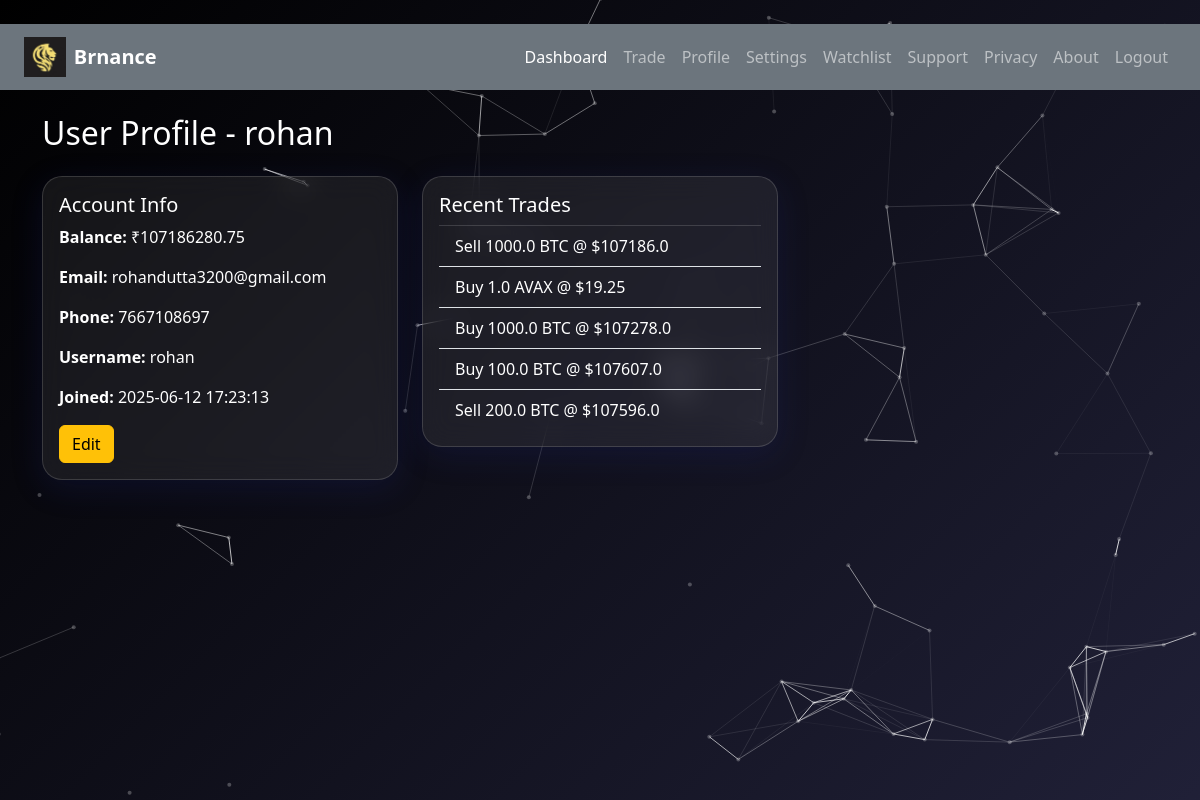
Screenshot of /profile (signed in) with the database file from the repository.
### tables this page shows
CREATE TABLE users (
            id INTEGER PRIMARY KEY AUTOINCREMENT,
            username TEXT UNIQUE,
            email TEXT,
            phone TEXT,
            password TEXT,
            email_verified INTEGER,
            phone_verified INTEGER,
            created_at TEXT DEFAULT CURRENT_TIMESTAMP
        , balance NUMERIC DEFAULT (0));

CREATE TABLE trades (
            id INTEGER PRIMARY KEY AUTOINCREMENT,
            username TEXT,
            action TEXT,
            coin TEXT,
            amount REAL,
            price REAL,
            total REAL
        );

### app.py (the view)
@app.route('/profile')
def profile():
    try:
        if 'user' not in session:
            return redirect(url_for('login'))
        username = session['user']
        with sqlite3.connect("database.db") as conn:
            cursor = conn.cursor()
            user = cursor.execute("SELECT username, email, phone, created_at, balance FROM users WHERE username = ?", (username,)).fetchone()
            trades = cursor.execute("SELECT * FROM trades WHERE username = ? ORDER BY id DESC LIMIT 5", (username,)).fetchall()
        if user:
            user_data = {
                "username": user[0],
                "email": user[1],
                "phone": user[2],
                "created_at": user[3],
                "balance": user[4],
                "recent_trades": trades
            }
            return render_template("profile.html", user=user_data)
        else:
            return render_template('invalid.html')
    except Exception as e:
        print(str(e))
        pass

### templates/profile.html (shortened to what this page needs)
<!DOCTYPE html>
<html lang="en">
<head>
    <link href="https://cdn.jsdelivr.net/npm/bootstrap@5.3.0/dist/css/bootstrap.min.css" rel="stylesheet">
    <link rel="stylesheet" href="{{ url_for('static', filename='style.css') }}">
</head>
<body class="bg-dark text-white">
    <div id="particles-js"></div>
    <nav class="navbar navbar-expand-lg navbar-dark bg-secondary px-4">
        <a class="navbar-brand d-flex align-items-center" href="/dashboard">
            <img src="{{ url_for('static', filename='logo.jpg') }}" alt="Logo" height="40" class="me-2">
            <strong>Brnance</strong>
        </a>
        <div class="collapse navbar-collapse justify-content-end" id="navbarContent">
            <ul class="navbar-nav">
                <li class="nav-item">
                    <a class="nav-link active" href="/dashboard">Dashboard</a>
                </li>
                <li class="nav-item">
                    <a class="nav-link" href="/trade">Trade</a>
                </li>
                <li class="nav-item"><a class="nav-link" href="/profile">Profile</a></li>
                <li class="nav-item">
                    <a class="nav-link" href="/settings">Settings</a>
                </li>
                <li class="nav-item"><a class="nav-link" href="/watchlist">Watchlist</a></li>
                <li class="nav-item"><a class="nav-link" href="/support">Support</a></li>
                <li class="nav-item"><a class="nav-link" href="/privacy">Privacy</a></li>
                <li class="nav-item"><a class="nav-link" href="/about">About</a></li>
                <li class="nav-item">
                    <a class="nav-link" href="/logout">Logout</a>
                </li>
            </ul>
        </div>
    </nav>
    <div class="container mt-4">
        <h2 class="mb-4">User Profile - {{ user.username }}</h2>
        <div class="row g-4">
            <div class="col-md-4">
                <div class="card p-3 text-white">
                    <h5 class="card-title">Account Info</h5>
                    <div id="viewMode">
                        <p><strong>Balance:</strong> ₹{{ "%.2f"|format(user.balance) }}</p>
                        <p><strong>Email:</strong> <span id="viewEmail">{{ user.email }}</span></p>
                        <p><strong>Phone:</strong> <span id="viewPhone">{{ user.phone }}</span></p>
                        <p><strong>Username:</strong> <span id="viewUsername">{{ user.username }}</span></p>
                        <p><strong>Joined:</strong> {{ user.created_at }}</p>
                        <button class="btn btn-warning" onclick="toggleEdit(true)">Edit</button>
                    </div>
                </div>
            </div>
            <div class="col-md-4">
                <div class="card p-3 text-white">
                    <h5 class="card-title text-white">Recent Trades</h5>
                    {% if user.recent_trades %}
                    <ul class="list-group list-group-flush text-white">
                        {% for trade in user.recent_trades %}
                        <li class="list-group-item bg-transparent text-white">
                            {{ trade[2] | title }} {{ trade[4] }} {{ trade[3] }} @ ${{ trade[5] }}
                        </li>
                        {% endfor %}
                    </ul>
                    {% else %}
                    <p>No recent trades.</p>
                    {% endif %}
                </div>
            </div>
        </div>
    </div>
</body>
</html>

### static/style.css (style rules this page uses)
body { margin: 0; font-family: 'Segoe UI', sans-serif; color: white; background: linear-gradient(-45deg, #0f0c29, #302b63, #24243e, #000000); background-size: 400% 400%; animation: gradientShift 20s ease infinite; overflow-x: hidden; }
.card { background: rgba(255, 255, 255, 0.07); backdrop-filter: blur(14px); border: 1px solid rgba(255, 255, 255, 0.15); border-radius: 20px; box-shadow: 0 8px 32px rgba(31, 38, 135, 0.2); transition: transform 0.2s ease, box-shadow 0.2s ease; }
#particles-js { position: fixed; width: 100%; height: 100%; z-index: -1; top: 0; left: 0; }
body { font-family: 'Segoe UI', sans-serif; }
label, h5 { color: #f8f9fa; }

### rows the page displays
users: username "rohan", balance "107186280.75", email "rohandutta3200@gmail.com", phone "7667108697", created_at "2025-06-12 17:23:13"
trades: action "Sell", amount "1000.0", coin "BTC", price "107186.0"
trades: action "Buy", amount "1.0", coin "AVAX", price "19.25"
trades: action "Buy", amount "1000.0", coin "BTC", price "107278.0"
trades: action "Buy", amount "100.0", coin "BTC", price "107607.0"
trades: action "Sell", amount "200.0", coin "BTC", price "107596.0"
